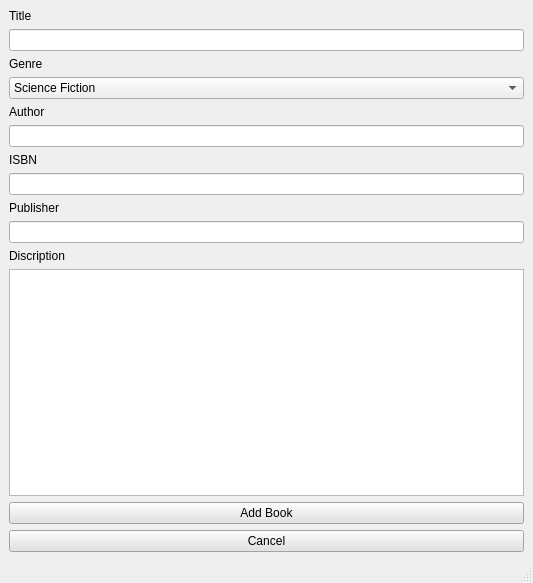
<?xml version="1.0" encoding="UTF-8"?>
<ui version="4.0">
 <class>addbook</class>
 <widget class="QMainWindow" name="addbook">
  <property name="geometry">
   <rect>
    <x>0</x>
    <y>0</y>
    <width>533</width>
    <height>583</height>
   </rect>
  </property>
  <property name="windowTitle">
   <string>MainWindow</string>
  </property>
  <widget class="QWidget" name="centralwidget">
   <layout class="QGridLayout" name="gridLayout_2">
    <item row="0" column="0">
     <layout class="QGridLayout" name="gridLayout">
      <item row="11" column="0">
       <widget class="QTextEdit" name="textEdit"/>
      </item>
      <item row="7" column="0">
       <widget class="QLineEdit" name="lineEdit_3"/>
      </item>
      <item row="12" column="0">
       <widget class="QPushButton" name="pushButton_2">
        <property name="styleSheet">
         <string notr="true">QPushButton{
	background-color: rgb(226, 226, 226);
	color: rgb(0, 0, 0);
	font: 700 11pt &quot;Segoe UI&quot;;
}</string>
        </property>
        <property name="text">
         <string>Add Book</string>
        </property>
       </widget>
      </item>
      <item row="4" column="0">
       <widget class="QLabel" name="label_2">
        <property name="styleSheet">
         <string notr="true">QLabel{
	font: 600 14pt &quot;Zilla Slab SemiBold&quot;;
	color: rgb(0, 0, 0);
}</string>
        </property>
        <property name="text">
         <string>Author</string>
        </property>
       </widget>
      </item>
      <item row="6" column="0">
       <widget class="QLabel" name="label_3">
        <property name="styleSheet">
         <string notr="true">QLabel{
	font: 600 14pt &quot;Zilla Slab SemiBold&quot;;
	color: rgb(0, 0, 0);
}</string>
        </property>
        <property name="text">
         <string>ISBN</string>
        </property>
       </widget>
      </item>
      <item row="9" column="0">
       <widget class="QLineEdit" name="lineEdit_4"/>
      </item>
      <item row="1" column="0">
       <widget class="QLineEdit" name="lineEdit"/>
      </item>
      <item row="5" column="0">
       <widget class="QLineEdit" name="lineEdit_2"/>
      </item>
      <item row="3" column="0">
       <widget class="QComboBox" name="comboBox">
        <item>
         <property name="text">
          <string>Science Fiction</string>
         </property>
        </item>
        <item>
         <property name="text">
          <string>Fantasy</string>
         </property>
        </item>
        <item>
         <property name="text">
          <string>Novel</string>
         </property>
        </item>
        <item>
         <property name="text">
          <string>Historical</string>
         </property>
        </item>
        <item>
         <property name="text">
          <string>Bioraphy</string>
         </property>
        </item>
        <item>
         <property name="text">
          <string>Mystery</string>
         </property>
        </item>
        <item>
         <property name="text">
          <string>Business</string>
         </property>
        </item>
        <item>
         <property name="text">
          <string>Childeren</string>
         </property>
        </item>
        <item>
         <property name="text">
          <string>Comics</string>
         </property>
        </item>
        <item>
         <property name="text">
          <string>Travel</string>
         </property>
        </item>
        <item>
         <property name="text">
          <string>Sprituality</string>
         </property>
        </item>
        <item>
         <property name="text">
          <string>Selfhelp</string>
         </property>
        </item>
        <item>
         <property name="text">
          <string>Science</string>
         </property>
        </item>
        <item>
         <property name="text">
          <string>Romance</string>
         </property>
        </item>
        <item>
         <property name="text">
          <string>Religion</string>
         </property>
        </item>
        <item>
         <property name="text">
          <string>Psychology</string>
         </property>
        </item>
        <item>
         <property name="text">
          <string>Poetry</string>
         </property>
        </item>
        <item>
         <property name="text">
          <string>Philosophy</string>
         </property>
        </item>
        <item>
         <property name="text">
          <string>Comedy</string>
         </property>
        </item>
       </widget>
      </item>
      <item row="13" column="0">
       <widget class="QPushButton" name="pushButton">
        <property name="styleSheet">
         <string notr="true">QPushButton{
	background-color: rgb(226, 226, 226);
	color: rgb(0, 0, 0);
	font: 700 11pt &quot;Segoe UI&quot;;
}</string>
        </property>
        <property name="text">
         <string>Cancel</string>
        </property>
       </widget>
      </item>
      <item row="0" column="0">
       <widget class="QLabel" name="label_6">
        <property name="styleSheet">
         <string notr="true">QLabel{
	font: 600 14pt &quot;Zilla Slab SemiBold&quot;;
	color: rgb(0, 0, 0);
}</string>
        </property>
        <property name="text">
         <string>Title</string>
        </property>
       </widget>
      </item>
      <item row="8" column="0">
       <widget class="QLabel" name="label_4">
        <property name="styleSheet">
         <string notr="true">QLabel{
	font: 600 14pt &quot;Zilla Slab SemiBold&quot;;
	color: rgb(0, 0, 0);
}</string>
        </property>
        <property name="text">
         <string>Publisher</string>
        </property>
       </widget>
      </item>
      <item row="2" column="0">
       <widget class="QLabel" name="label">
        <property name="styleSheet">
         <string notr="true">QLabel{
	font: 600 14pt &quot;Zilla Slab SemiBold&quot;;
	color: rgb(0, 0, 0);
}</string>
        </property>
        <property name="text">
         <string>Genre</string>
        </property>
       </widget>
      </item>
      <item row="10" column="0">
       <widget class="QLabel" name="label_5">
        <property name="styleSheet">
         <string notr="true">QLabel{
	font: 600 14pt &quot;Zilla Slab SemiBold&quot;;
	color: rgb(0, 0, 0);
}</string>
        </property>
        <property name="text">
         <string>Discription</string>
        </property>
       </widget>
      </item>
     </layout>
    </item>
   </layout>
  </widget>
  <widget class="QMenuBar" name="menubar">
   <property name="geometry">
    <rect>
     <x>0</x>
     <y>0</y>
     <width>533</width>
     <height>21</height>
    </rect>
   </property>
  </widget>
  <widget class="QStatusBar" name="statusbar"/>
 </widget>
 <resources/>
 <connections/>
</ui>
